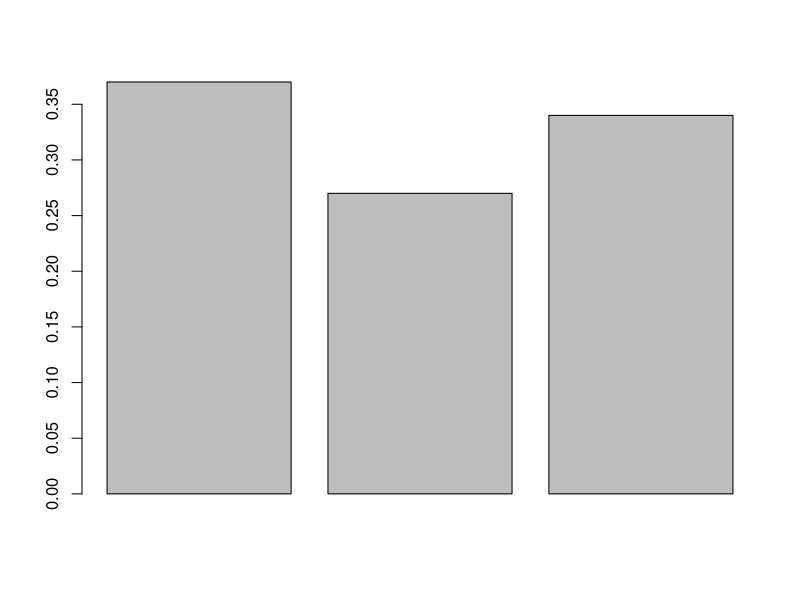
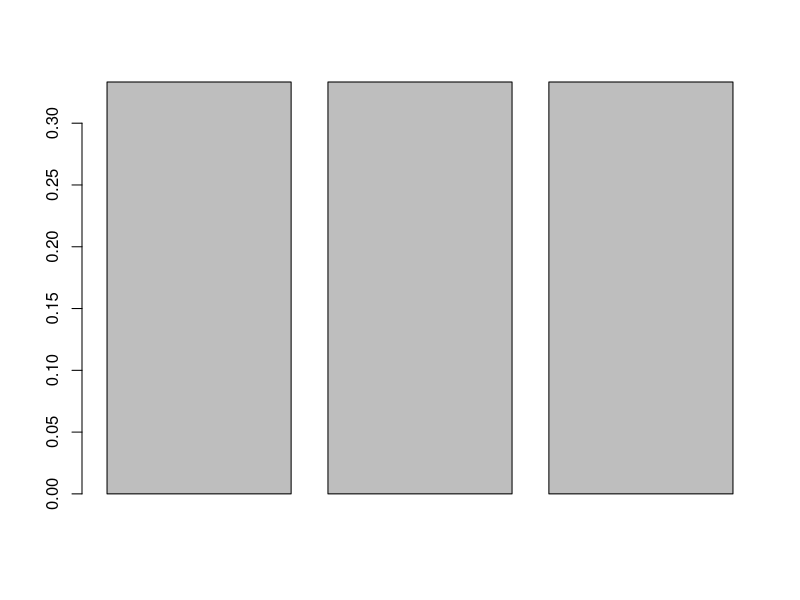

Reproduce these figures in R, in order.
data=read.table("Scout.txt",header=T)
attach(data)

#1
#on fait une table de contingence
addmargins(table(Age,Sexe))

#dans  les distributions marginales, on doit mettre les colonnes des
#effectifs et des frequences car variable qualitative

#2
#on a des variables qualitative, on fait donc un barplot ou
#un graphique en sections

barplot(c(0.37,0.27,0.34))
barplot(c(1/3,1/3,1/3))
#attention que pour comparer les garcons et les filles
#etant donne qu'o n'a pas le meme nombre d'individus, il faut faire
#un barplot avec des frequances et pas les effectifs

#3

#On voit que dans le graphique des garcons les barres different
#legerement de taille
#cependant, la difference est minime et peut etre du au faible
#nombre d'individus.
#on n'a pas assez d'elements pour conclure à un lien entre les deux